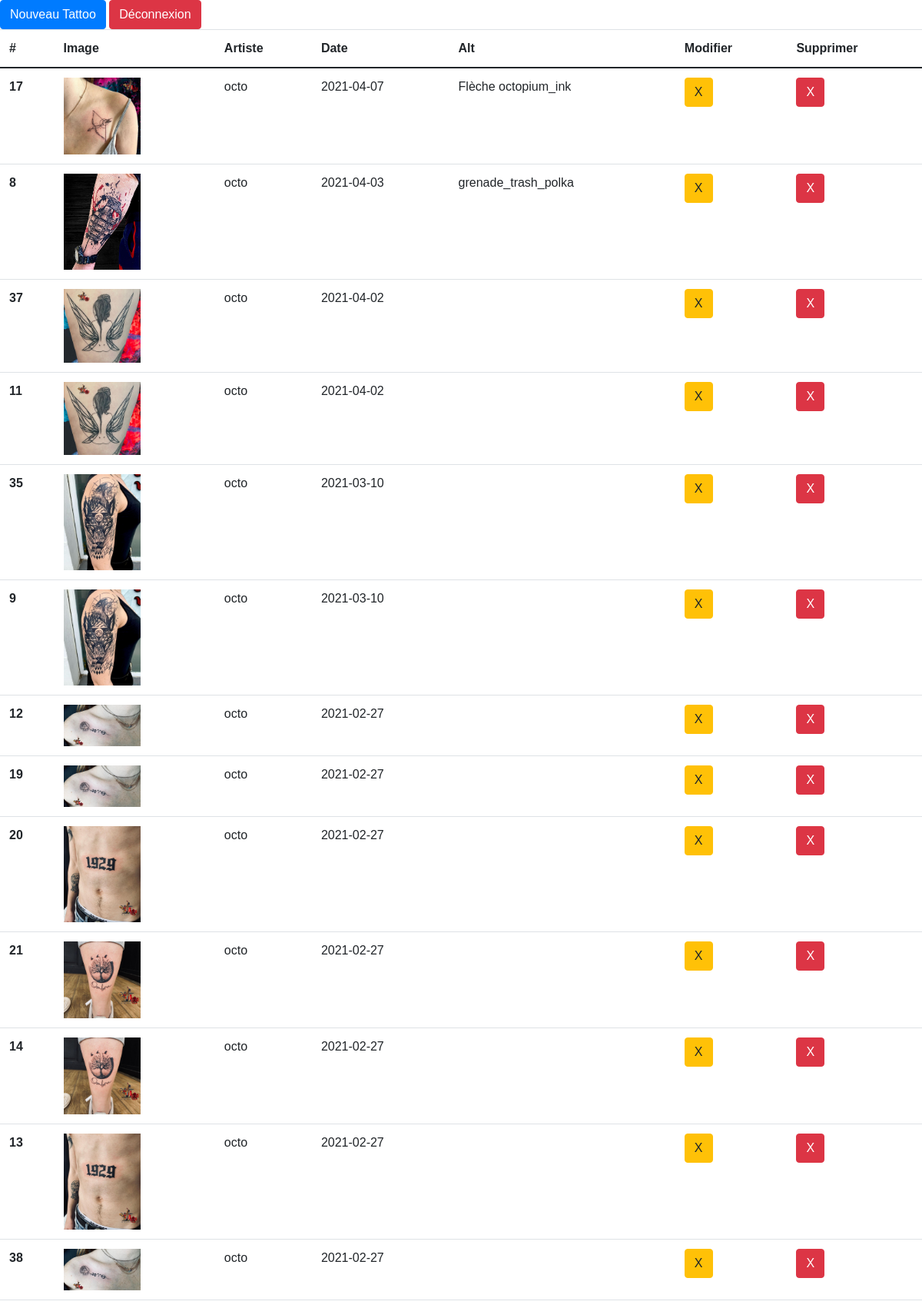
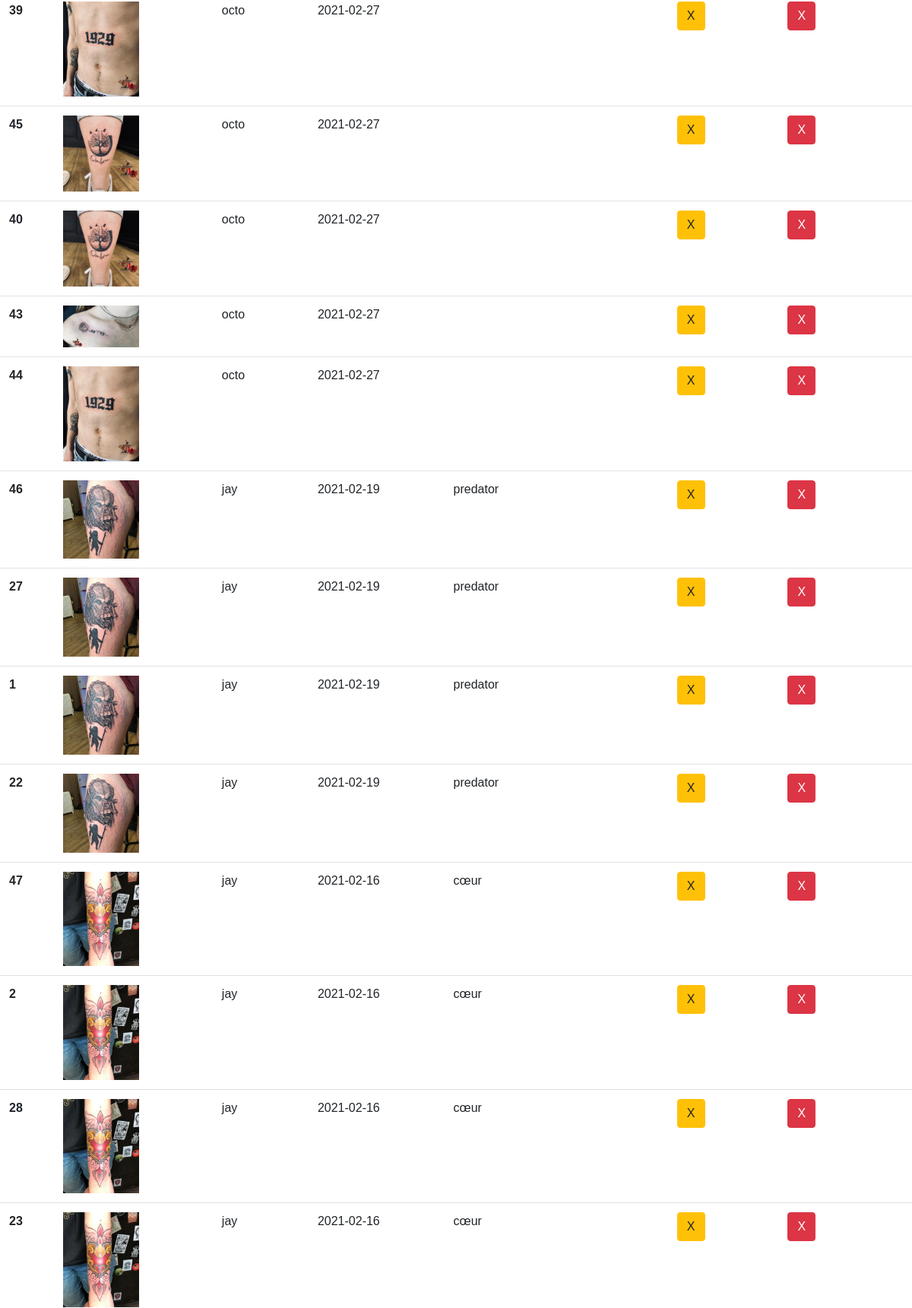
Screenshot of /sixteenAdmin/public/index.php (signed in, upper part) with the database file from the repository (2 pictures, top to bottom).
### tables this page shows
CREATE TABLE `tattoo` (
  `id` int(11) NOT NULL,
  `image` varchar(255) NOT NULL,
  `artiste` varchar(255) NOT NULL,
  `date` date NOT NULL,
  `alt` varchar(255) NOT NULL
);

### sixteenAdmin/controllers/Controller.php (called while the page is built, shortened)
<?php
abstract class Controller{
	private $chemin="../views/";
	protected function render($view,$donnee=[]){
		extract($donnee);
		require($this->chemin.$view.'.php');
		$contenu = ob_get_clean();
		require($this->chemin."/template/default.php");
	}
}
?>

### sixteenAdmin/controllers/AccueilController.php (called while the page is built)
<?php
class AccueilController extends Controller
{
	private $home;
	public function __construct(){
		$this->home = new AccueilModel();
	}
	private function toutTattoo(){
		return $this->home->getToutTattoo()->fetchAll();
	}
	public function index()
	{
		$tattoo = $this->toutTattoo();
		$this->render('home', compact('tattoo'));
	}
}

### sixteenAdmin/app/Database.php (called while the page is built, shortened)
<?php
class Database{
	private $dsn="mysql:dbname=sixteen;host=localhost;charset=utf8";
	private $login="root";
	private $password="";
	private $pdo;
	public function __construct(){
		if($this->pdo==null){
			$this->pdo = new PDO($this->dsn,$this->login,$this->password);
			$this->pdo->setAttribute(PDO::ATTR_ERRMODE,PDO::ERRMODE_EXCEPTION);
			$this->pdo->setAttribute(PDO::ATTR_DEFAULT_FETCH_MODE,PDO::FETCH_OBJ);
			$this->pdo->setAttribute(PDO::MYSQL_ATTR_INIT_COMMAND, 'SET NAMES utf8');
		}
	}
	public function query($query,$params=false){
		if($params){
			$req=$this->pdo->prepare($query);
			$req->execute($params);
		}
		else{
			$req=$this->pdo->query($query);
		}
		return $req;
	}
}
?>

### sixteenAdmin/models/AccueilModel.php (called while the page is built)
<?php
class AccueilModel{
	private $db;
	public function __construct()
	{
		$this->db=new Database();
	}
    public function getToutTattoo() {
        return $this->db->query('SELECT * FROM tattoo ORDER BY date DESC');
    }
}

### sixteenAdmin/views/home.php (the view)
<a class="btn btn-primary" href="add">Nouveau Tattoo</a>
<a class="btn btn-danger" href="home-deco">Déconnexion</a>
<table class="table">
  <thead>
    <tr>
      <th scope="col">#</th>
      <th scope="col">Image</th>
      <th scope="col">Artiste</th>
      <th scope="col">Date</th>
      <th scope="col">Alt</th>
      <th scope="col">Modifier</th>
      <th scope="col">Supprimer</th>
    </tr>
  </thead>
  <tbody>
  <?php foreach ($tattoo as $val) { ?>
    <tr>
      <th scope="row"><?php echo $val->id; ?></th>
      <td><img class="images" src="../../sixteen/public/img/<?php echo $val->image; ?>" alt=""></td>
      <td><?php echo $val->artiste; ?></td>
      <td><?php echo $val->date; ?></td>
      <td><?php echo $val->alt; ?></td>
      <td><a class="mx-auto btn btn-warning" href="modif-<?php echo $val->id; ?>">X</a></td>
      <td><a class="btn btn-danger" href="delet-<?php echo $val->id; ?>">X</a></td>
    </tr>
    <?php } ?>
  </tbody>
</table>

### sixteenAdmin/public/index.php (shortened to what this page needs)
<?php
require '../app/Database.php';
$url=($_GET['url'])??null;
$url=explode("-",filter_var($url,FILTER_SANITIZE_URL));
$ctrl_url=$url[0]??null;
$action_url=($url[1])??'index';
if($ctrl_url=="home"){
	if(isset($_POST['login']) && isset($_POST['password'])){
		$controller=new LoginController();
		$admin = $controller->login($_POST['login']);
		$hash = $admin[0]->mdp;
		$id = $admin[0]->identifiant;
		if ($_POST['login'] !== $id){
			$controller->index($param="identifiant");
		}
		else{
			$correctPassword = password_verify($_POST['password'], $hash);
			if ($correctPassword) {
				$_SESSION['id'] = $id;
				$controller= new AccueilController();
				$controller->index();
			}
			else {
				$controller->index($param="mdp");
			}
		}
	} elseif ($action_url == "deco") {
		$_SESSION = array();
		session_destroy();
		$controller=new LoginController();
		$controller->index($param="deco");
	} elseif(isset($_SESSION['id'])){
		$controller=new AccueilController();
		$controller->index();
	} else {
		$controller=new LoginController();
		$controller->index();
	}
}
else{
	if (isset($_SESSION['id'])) {
		$controller = new AccueilController();
		$controller->index();
	}else {
		$controller= new Logincontroller();
		$controller->index();
	}
}
?>

### sixteenAdmin/views/template/default.php (shortened to what this page needs)
<!DOCTYPE html>
<html lang="en">
<head>
    <link href="https://cdn.jsdelivr.net/npm/bootstrap@5.0.1/dist/css/bootstrap.min.css" rel="stylesheet">
    <link href="//maxcdn.bootstrapcdn.com/bootstrap/4.0.0/css/bootstrap.min.css" rel="stylesheet" id="bootstrap-css">
</head>
<body>
    <?php echo $contenu; ?>
</body>
</html>

### sixteenAdmin/views/template/default.php (style rules this page uses)
.images { max-width: 100px; }
body { font-family: "Poppins", sans-serif; height: 100vh; }
a { color: #92badd; display:inline-block; text-decoration: none; font-weight: 400; }

### rows the page displays
tattoo: id "17", image (picture), artiste "octo", date "2021-04-07", alt "Flèche octopium_ink"
tattoo: id "8", image (picture), artiste "octo", date "2021-04-03", alt "grenade_trash_polka"
tattoo: id "37", image (picture), artiste "octo", date "2021-04-02"
tattoo: id "11", image (picture), artiste "octo", date "2021-04-02"
tattoo: id "35", image (picture), artiste "octo", date "2021-03-10"
tattoo: id "9", image (picture), artiste "octo", date "2021-03-10"
tattoo: id "12", image (picture), artiste "octo", date "2021-02-27"
tattoo: id "19", image (picture), artiste "octo", date "2021-02-27"
tattoo: id "20", image (picture), artiste "octo", date "2021-02-27"
tattoo: id "21", image (picture), artiste "octo", date "2021-02-27"
tattoo: id "14", image (picture), artiste "octo", date "2021-02-27"
tattoo: id "13", image (picture), artiste "octo", date "2021-02-27"
tattoo: id "38", image (picture), artiste "octo", date "2021-02-27"
tattoo: id "39", image (picture), artiste "octo", date "2021-02-27"
tattoo: id "45", image (picture), artiste "octo", date "2021-02-27"
tattoo: id "40", image (picture), artiste "octo", date "2021-02-27"
tattoo: id "43", image (picture), artiste "octo", date "2021-02-27"
tattoo: id "44", image (picture), artiste "octo", date "2021-02-27"
tattoo: id "46", image (picture), artiste "jay", date "2021-02-19", alt "predator"
tattoo: id "27", image (picture), artiste "jay", date "2021-02-19", alt "predator"
tattoo: id "1", image (picture), artiste "jay", date "2021-02-19", alt "predator"
tattoo: id "22", image (picture), artiste "jay", date "2021-02-19", alt "predator"
tattoo: id "47", image (picture), artiste "jay", date "2021-02-16", alt "cœur"
tattoo: id "2", image (picture), artiste "jay", date "2021-02-16", alt "cœur"
tattoo: id "28", image (picture), artiste "jay", date "2021-02-16", alt "cœur"
tattoo: id "23", image (picture), artiste "jay", date "2021-02-16", alt "cœur"
